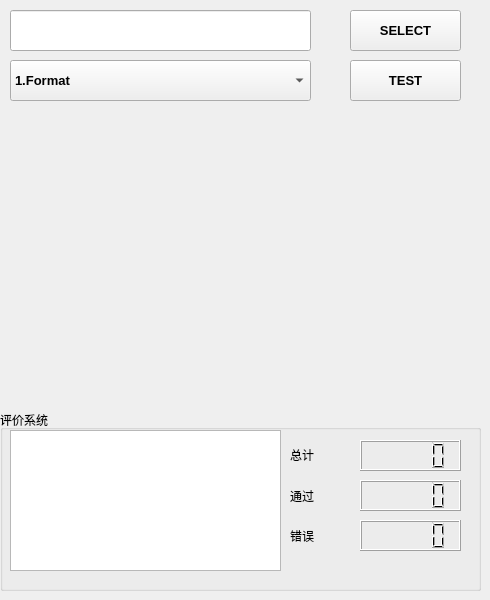
    <widget class="QWidget" name="page_diva">
     <widget class="QLabel" name="label_2">
      <property name="geometry">
       <rect>
        <x>80</x>
        <y>20</y>
        <width>301</width>
        <height>16</height>
       </rect>
      </property>
      <property name="text">
       <string/>
      </property>
     </widget>
     <widget class="QComboBox" name="comboBox_function">
      <property name="geometry">
       <rect>
        <x>10</x>
        <y>60</y>
        <width>301</width>
        <height>41</height>
       </rect>
      </property>
      <property name="font">
       <font>
        <family>Arial</family>
        <pointsize>10</pointsize>
        <weight>75</weight>
        <bold>true</bold>
       </font>
      </property>
      <item>
       <property name="text">
        <string>1.Format</string>
       </property>
      </item>
      <item>
       <property name="text">
        <string>2.DataContent</string>
       </property>
      </item>
      <item>
       <property name="text">
        <string>3.Application</string>
       </property>
      </item>
      <item>
       <property name="text">
        <string>4.SecurityAccess</string>
       </property>
      </item>
      <item>
       <property name="text">
        <string>5.General</string>
       </property>
      </item>
      <item>
       <property name="text">
        <string>6.FunctionalAddressing</string>
       </property>
      </item>
      <item>
       <property name="text">
        <string>7.Transport_Layer</string>
       </property>
      </item>
     </widget>
     <widget class="QPushButton" name="pushButton_diva_test">
      <property name="geometry">
       <rect>
        <x>350</x>
        <y>60</y>
        <width>111</width>
        <height>41</height>
       </rect>
      </property>
      <property name="font">
       <font>
        <family>Arial</family>
        <pointsize>10</pointsize>
        <weight>75</weight>
        <bold>true</bold>
       </font>
      </property>
      <property name="text">
       <string>TEST</string>
      </property>
     </widget>
     <widget class="QGroupBox" name="groupBox">
      <property name="geometry">
       <rect>
        <x>0</x>
        <y>410</y>
        <width>481</width>
        <height>181</height>
       </rect>
      </property>
      <property name="font">
       <font>
        <family>Arial</family>
       </font>
      </property>
      <property name="title">
       <string>评价系统</string>
      </property>
      <widget class="QLCDNumber" name="lcdNumber_error">
       <property name="geometry">
        <rect>
         <x>360</x>
         <y>110</y>
         <width>101</width>
         <height>31</height>
        </rect>
       </property>
      </widget>
      <widget class="QLCDNumber" name="lcdNumber_pass">
       <property name="geometry">
        <rect>
         <x>360</x>
         <y>70</y>
         <width>101</width>
         <height>31</height>
        </rect>
       </property>
      </widget>
      <widget class="QLCDNumber" name="lcdNumber_total">
       <property name="geometry">
        <rect>
         <x>360</x>
         <y>30</y>
         <width>101</width>
         <height>31</height>
        </rect>
       </property>
      </widget>
      <widget class="QLabel" name="label_6">
       <property name="geometry">
        <rect>
         <x>290</x>
         <y>29</y>
         <width>54</width>
         <height>31</height>
        </rect>
       </property>
       <property name="text">
        <string>总计</string>
       </property>
      </widget>
      <widget class="QLabel" name="label_7">
       <property name="geometry">
        <rect>
         <x>290</x>
         <y>70</y>
         <width>54</width>
         <height>31</height>
        </rect>
       </property>
       <property name="text">
        <string>通过</string>
       </property>
      </widget>
      <widget class="QLabel" name="label_8">
       <property name="geometry">
        <rect>
         <x>290</x>
         <y>115</y>
         <width>54</width>
         <height>21</height>
        </rect>
       </property>
       <property name="text">
        <string>错误</string>
       </property>
      </widget>
      <widget class="QTextBrowser" name="textBrowser">
       <property name="geometry">
        <rect>
         <x>10</x>
         <y>20</y>
         <width>271</width>
         <height>141</height>
        </rect>
       </property>
      </widget>
     </widget>
     <widget class="QLineEdit" name="lineEdit_show_diva_test_file">
      <property name="geometry">
       <rect>
        <x>10</x>
        <y>10</y>
        <width>301</width>
        <height>41</height>
       </rect>
      </property>
      <property name="font">
       <font>
        <family>Arial</family>
        <pointsize>10</pointsize>
        <weight>75</weight>
        <bold>true</bold>
       </font>
      </property>
     </widget>
     <widget class="QPushButton" name="pushButton_diva_select">
      <property name="geometry">
       <rect>
        <x>350</x>
        <y>10</y>
        <width>111</width>
        <height>41</height>
       </rect>
      </property>
      <property name="font">
       <font>
        <family>Arial</family>
        <pointsize>10</pointsize>
        <weight>75</weight>
        <bold>true</bold>
       </font>
      </property>
      <property name="text">
       <string>SELECT</string>
      </property>
     </widget>
    </widget>
